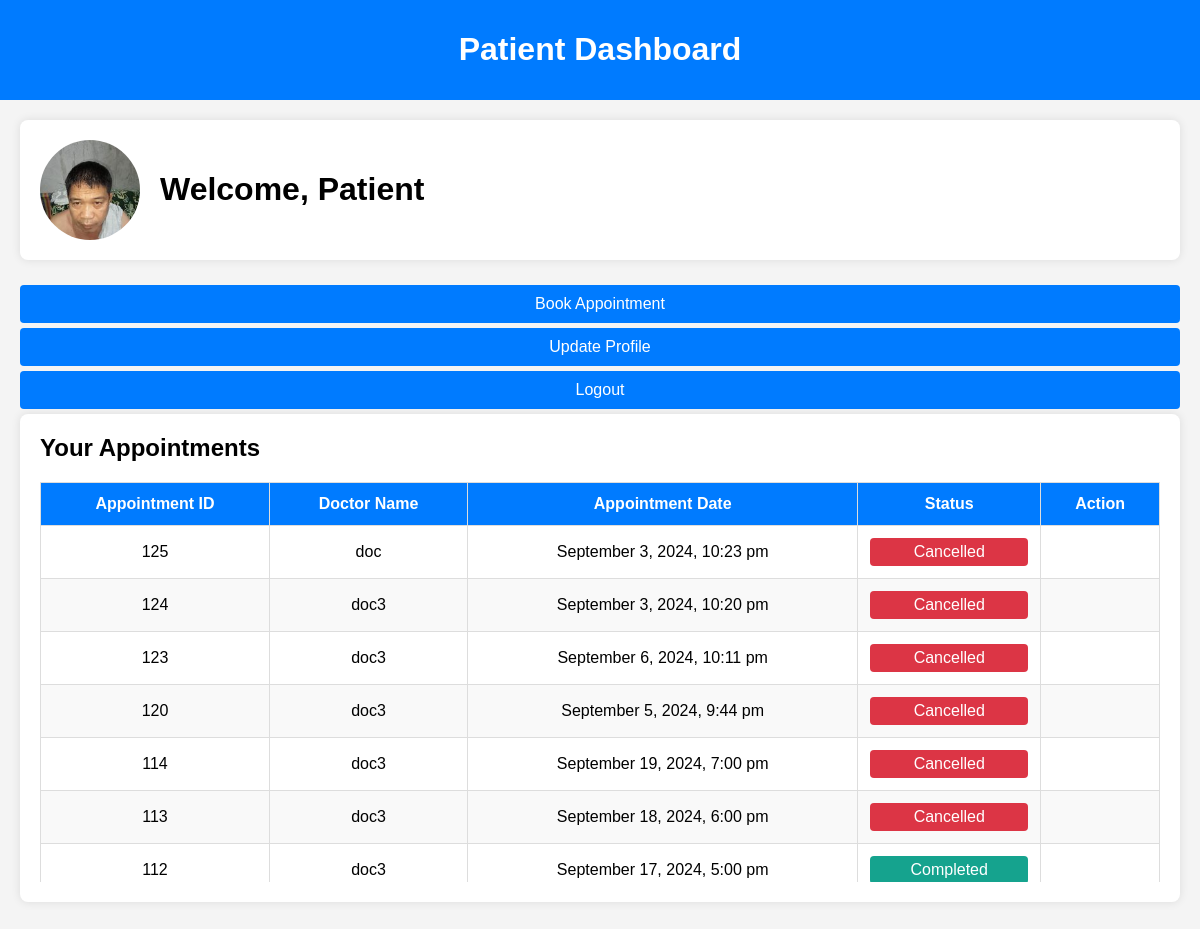
Screenshot of /user/patient_dashboard.php (signed in) with the database file from the repository.
### tables this page shows
CREATE TABLE `users` (
  `id` int(11) NOT NULL,
  `name` varchar(255) NOT NULL,
  `email` varchar(255) NOT NULL,
  `password` varchar(255) NOT NULL,
  `user_type` enum('admin','doctor','patient') NOT NULL,
  `created_at` timestamp NOT NULL DEFAULT current_timestamp(),
  `updated_at` timestamp NOT NULL DEFAULT current_timestamp() ON UPDATE current_timestamp(),
  `image` varchar(255) DEFAULT 'default_images/default.jpg'
);

CREATE TABLE `appointments` (
  `id` int(11) NOT NULL,
  `patient_id` int(11) NOT NULL,
  `doctor_id` int(11) NOT NULL,
  `appointment_date` datetime NOT NULL,
  `status` enum('Pending','Completed','Cancelled','Approved') DEFAULT 'Pending',
  `created_at` timestamp NOT NULL DEFAULT current_timestamp(),
  `updated_at` timestamp NOT NULL DEFAULT current_timestamp() ON UPDATE current_timestamp(),
  `patient_name` varchar(255) DEFAULT NULL,
  `doctor_name` varchar(255) DEFAULT NULL
);

CREATE TABLE `doctors` (
  `id` int(11) NOT NULL,
  `user_id` int(11) NOT NULL,
  `specialization` varchar(255) DEFAULT NULL,
  `availability_schedule` text DEFAULT NULL,
  `created_at` timestamp NOT NULL DEFAULT current_timestamp(),
  `updated_at` timestamp NOT NULL DEFAULT current_timestamp() ON UPDATE current_timestamp(),
  `name` varchar(255) DEFAULT NULL
);

### user/patient_dashboard.php (the view, shortened to what this page needs)
<?php
include '../db.php';
$patient_id = $_SESSION['user_id'];
$stmt = $pdo->prepare("SELECT image FROM users WHERE id = ?");
$stmt->execute([$patient_id]);
$patient = $stmt->fetch();
$profile_image = !empty($patient['image']) ? $patient['image'] : 'default.jpg';
$stmt = $pdo->prepare("
    SELECT a.id AS appointment_id, d.name AS doctor_name, a.appointment_date, a.status
    FROM appointments a
    JOIN doctors d ON a.doctor_id = d.id
    JOIN patients p ON a.patient_id = p.id
    WHERE p.user_id = ?
    ORDER BY a.id DESC
");
$stmt->execute([$patient_id]);
$appointments = $stmt->fetchAll();
?>
<!DOCTYPE html>
<html lang="en">
<head>
</head>
<body>
<div class="navbar">
    <h1>Patient Dashboard</h1>
</div>
<div class="container">
    <div class="profile-card">
        <img src="../uploads/<?php echo htmlspecialchars($profile_image); ?>" alt="Profile Image">
        <div>
            <h1>Welcome, Patient</h1>
        </div>
    </div>
    <div class="dashboard-links">
        <a href="book_appointment.php">Book Appointment</a>
        <a href="update_profile.php">Update Profile</a>
        <a href="../logout.php">Logout</a>
    </div>
    <div class="card">
        <h2>Your Appointments</h2>
        <div class="table-wrapper">
            <table>
                <thead>
                    <tr>
                        <th>Appointment ID</th>
                        <th>Doctor Name</th>
                        <th>Appointment Date</th>
                        <th>Status</th>
                        <th class="action-column">Action</th>
                    </tr>
                </thead>
                <tbody>
                    <?php if (!empty($appointments)): ?>
                        <?php foreach ($appointments as $appointment): ?>
                            <tr>
                                <td><?php echo htmlspecialchars($appointment['appointment_id']); ?></td>
                                <td><?php echo htmlspecialchars($appointment['doctor_name']); ?></td>
                                <td><?php echo htmlspecialchars(date('F j, Y, g:i a', strtotime($appointment['appointment_date']))); ?></td>
                                <td><span class="status <?php echo htmlspecialchars($appointment['status']); ?>"><?php echo htmlspecialchars($appointment['status']); ?></span></td>
                                <td class="action-column">
                                </td>
                            </tr>
                        <?php endforeach; ?>
                    <?php else: ?>
                        <tr>
                            <td colspan="5" style="text-align: center;">No appointments found.</td>
                        </tr>
                    <?php endif; ?>
                </tbody>
            </table>
        </div>
    </div>
</div>
</body>
</html>

### user/patient_dashboard.php (style rules this page uses)
body { font-family: Arial, sans-serif; background-color: #f4f4f4; margin: 0; padding: 0; }
.navbar { background-color: #007bff; padding: 10px; color: white; text-align: center; }
.container { padding: 20px; max-width: 1200px; margin: 0 auto; display: flex; flex-direction: column; }
.profile-card { display: flex; align-items: center; background: #fff; padding: 20px; border-radius: 8px; box-shadow: 0 0 10px rgba(0, 0, 0, 0.1); margin-bottom: 20px; }
.profile-card img { border-radius: 50%; width: 100px; height: 100px; object-fit: cover; margin-right: 20px; }
.profile-card h1 { margin: 0; }
.card { background: #fff; padding: 20px; border-radius: 8px; box-shadow: 0 0 10px rgba(0, 0, 0, 0.1); margin-bottom: 20px; }
.card h2 { margin-top: 0; }
.dashboard-links a { display: block; padding: 10px; margin: 5px 0; background: #007bff; color: white; text-decoration: none; border-radius: 4px; text-align: center; }
.table-wrapper { margin-top: 20px; max-height: 400px; overflow-y: auto; }
table { width: 100%; border-collapse: collapse; border: 1px solid #ddd; }
th, td { padding: 12px; text-align: center; border: 1px solid #ddd; }
th { background-color: #007bff; color: white; font-weight: bold; }
tr:nth-child(even) { background-color: #f9f9f9; }
.status { display: flex; align-items: center; justify-content: center; padding: 5px; border-radius: 4px; color: white; min-width: 80px; }
.status.Completed { background-color: #15a38e; }
.status.Cancelled { background-color: #dc3545; }

### rows the page displays
users: image (picture)
appointments: id "125", doctor.name "doc", appointment_date "September 3, 2024, 10:23 pm", status "Cancelled"
appointments: id "124", doctor.name "doc3", appointment_date "September 3, 2024, 10:20 pm", status "Cancelled"
appointments: id "123", doctor.name "doc3", appointment_date "September 6, 2024, 10:11 pm", status "Cancelled"
appointments: id "120", doctor.name "doc3", appointment_date "September 5, 2024, 9:44 pm", status "Cancelled"
appointments: id "114", doctor.name "doc3", appointment_date "September 19, 2024, 7:00 pm", status "Cancelled"
appointments: id "113", doctor.name "doc3", appointment_date "September 18, 2024, 6:00 pm", status "Cancelled"
appointments: id "112", doctor.name "doc3", appointment_date "September 17, 2024, 5:00 pm", status "Completed"
